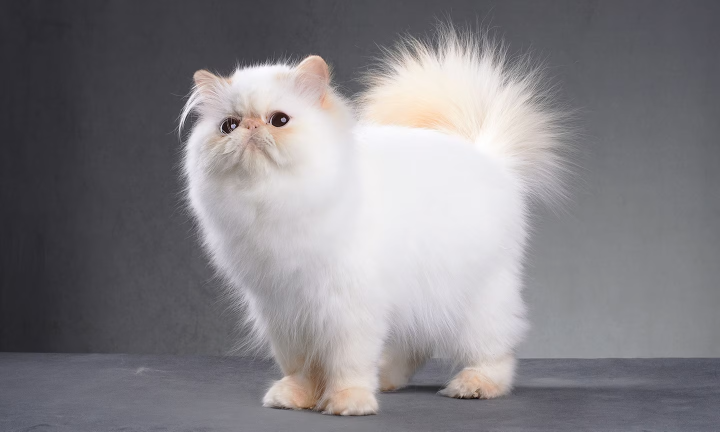
#> input picture assets/images/cat1.png, 1439 x 863 px (shown at 1/2 size)
$ jupyter execute L2_read_and_write_pixels.ipynb
#> lines starting #> are read from the running program, lines starting #| are printed output that depends on the picture
[cell 1]
import cv2
import matplotlib.pyplot as plt

from core.entities.constants import Paths as p

[cell 2]
img_path = p.IMAGE_ASSETS / "cat1.png"

[cell 3]
img = cv2.imread(img_path)
#> img is the input picture: shape (863, 1439, 3); mean B, G, R 134.2, 130, 132.5
plt.figure()
plt.imshow(img)

[cell 4]
img_rgb = cv2.cvtColor(img, cv2.COLOR_BGR2RGB)
plt.imshow(img_rgb)

[cell 5]
eye_pixel = img_rgb[468, 252]
#> eye_pixel = [73, 72, 78]
eye_pixel
#> Out = [73, 72, 78]

[cell 6]
img_rgb[240, 556] = (255, 0, 0)
#> img_rgb: shape (863, 1439, 3); mean R, G, B 132.5, 130, 134.2
plt.imshow(img_rgb)

# Pixel REGION

[cell 7]
eye_region = img_rgb[222:253, 535: 580]
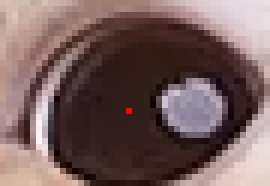
#> eye_region: shape (31, 45, 3) (shown 6 times larger); mean R, G, B 117.2, 94.1, 92.8
plt.imshow(eye_region)

[cell 8]
dx = 580 - 535
dy = 253 - 222
cx = 489
cy = 188

strat_x = cx - (dx // 2)
strat_y = cy - (dy // 2)

[cell 9]
img_rgb[strat_y: strat_y + dy, strat_x: strat_x + dx] = eye_region
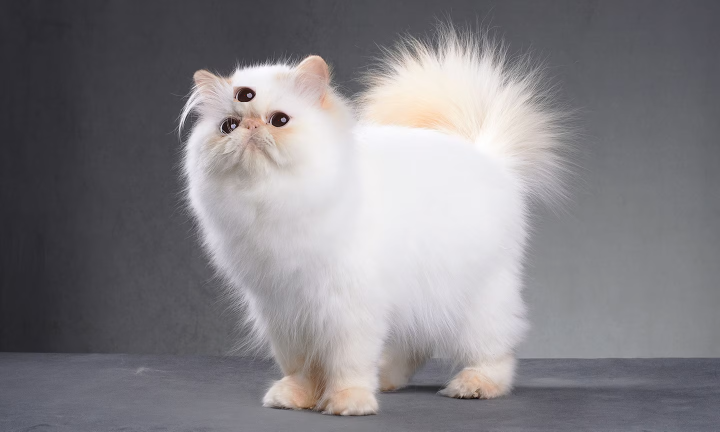
#> img_rgb: shape (863, 1439, 3) (shown at 1/2 size); mean R, G, B 132.4, 129.8, 134.1
plt.imshow(img_rgb)
